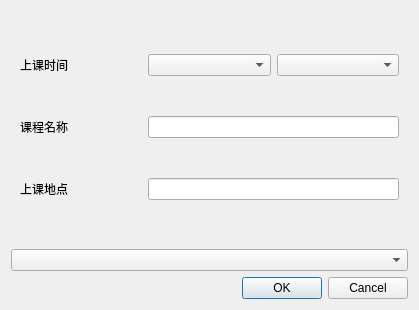
<?xml version="1.0" encoding="UTF-8"?>
<ui version="4.0">
 <class>AddCurriculum</class>
 <widget class="QDialog" name="AddCurriculum">
  <property name="geometry">
   <rect>
    <x>0</x>
    <y>0</y>
    <width>419</width>
    <height>310</height>
   </rect>
  </property>
  <property name="windowTitle">
   <string>Dialog</string>
  </property>
  <property name="styleSheet">
   <string notr="true">font: 12pt &quot;黑体&quot;;</string>
  </property>
  <layout class="QGridLayout" name="gridLayout_2">
   <item row="0" column="0">
    <widget class="QWidget" name="widget" native="true">
     <layout class="QGridLayout" name="gridLayout">
      <item row="2" column="0">
       <widget class="QLabel" name="label_3">
        <property name="text">
         <string>上课地点</string>
        </property>
       </widget>
      </item>
      <item row="0" column="0">
       <widget class="QLabel" name="label">
        <property name="text">
         <string>上课时间</string>
        </property>
       </widget>
      </item>
      <item row="1" column="0">
       <widget class="QLabel" name="label_2">
        <property name="text">
         <string>课程名称</string>
        </property>
       </widget>
      </item>
      <item row="0" column="1">
       <widget class="QComboBox" name="currweek"/>
      </item>
      <item row="0" column="2">
       <widget class="QComboBox" name="currhours"/>
      </item>
      <item row="1" column="1" colspan="2">
       <widget class="QLineEdit" name="currname"/>
      </item>
      <item row="2" column="1" colspan="2">
       <widget class="QLineEdit" name="currplace"/>
      </item>
     </layout>
    </widget>
   </item>
   <item row="1" column="0">
    <widget class="QComboBox" name="comboBox"/>
   </item>
   <item row="2" column="0">
    <widget class="QDialogButtonBox" name="buttonBox">
     <property name="orientation">
      <enum>Qt::Horizontal</enum>
     </property>
     <property name="standardButtons">
      <set>QDialogButtonBox::Cancel|QDialogButtonBox::Ok</set>
     </property>
    </widget>
   </item>
  </layout>
 </widget>
 <resources/>
 <connections>
  <connection>
   <sender>buttonBox</sender>
   <signal>accepted()</signal>
   <receiver>AddCurriculum</receiver>
   <slot>accept()</slot>
   <hints>
    <hint type="sourcelabel">
     <x>248</x>
     <y>254</y>
    </hint>
    <hint type="destinationlabel">
     <x>157</x>
     <y>274</y>
    </hint>
   </hints>
  </connection>
  <connection>
   <sender>buttonBox</sender>
   <signal>rejected()</signal>
   <receiver>AddCurriculum</receiver>
   <slot>reject()</slot>
   <hints>
    <hint type="sourcelabel">
     <x>316</x>
     <y>260</y>
    </hint>
    <hint type="destinationlabel">
     <x>286</x>
     <y>274</y>
    </hint>
   </hints>
  </connection>
 </connections>
</ui>
